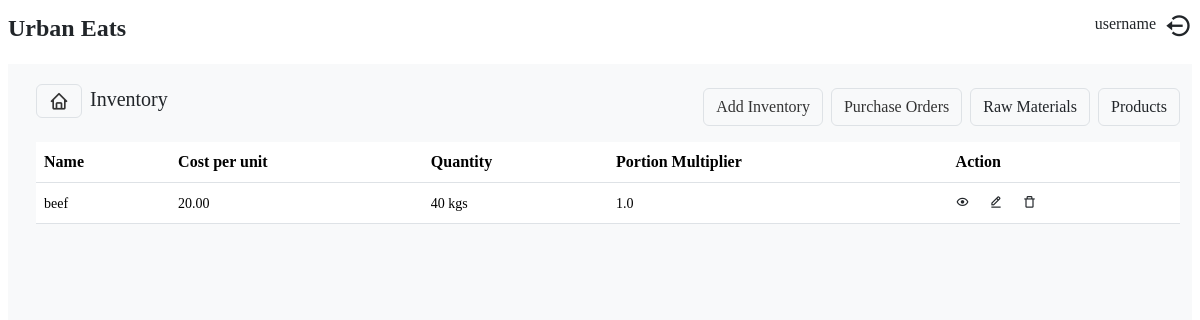
Page /inventory/products/ on the earlier database version.
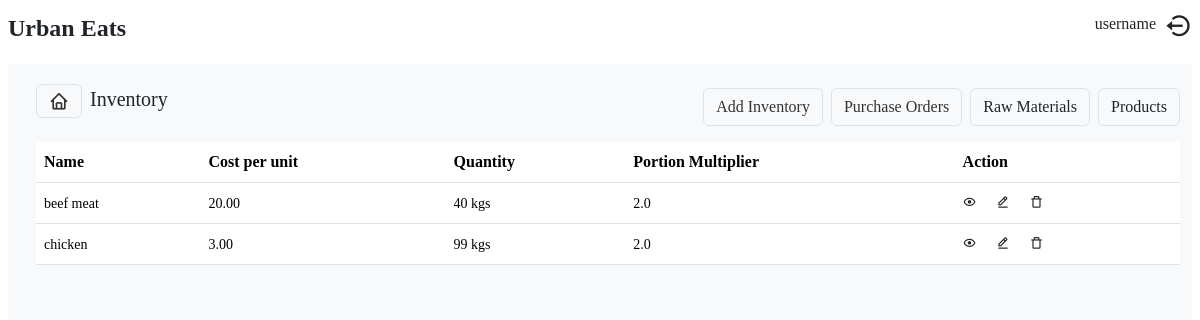
Same page on the later database version.
### inventory/models.py (models this page shows, shortened)
class Product(models.Model):
    tax_choices = [
        ('exempted', 'Exempted'),
        ('standard', 'Standard'),
        ('zero rated', 'Zero Rated')
    ]
    name = models.CharField(max_length=255)
    quantity = models.IntegerField()
    cost = models.DecimalField(max_digits=10, decimal_places=2)
    price = models.DecimalField(max_digits=10, decimal_places=2, default=1)
    unit = models.ForeignKey(UnitOfMeasurement, on_delete=models.CASCADE, null=True)
    category = models.ForeignKey(Category, on_delete=models.CASCADE)
    tax_type = models.CharField(max_length=50, choices=tax_choices)
    min_stock_level = models.IntegerField(default=0, null=True)
    portion_multiplier = models.FloatField(default=1, null=True, blank=True)
    raw_material = models.BooleanField(default=False)
    finished_product = models.BooleanField(default=False)
    description = models.TextField()
    deactivate = models.BooleanField(default=False)

class UnitOfMeasurement(models.Model):
    unit_name = models.CharField(max_length=255)
    def __str__(self) -> str:
        return self.unit_name

### inventory/views.py (the view)
# urls.py: path('products/', products, name='products'),
def products(request):
    raw_materials = Product.objects.filter(raw_material=True, quantity__gt=0)
    finished_products = Product.objects.filter(raw_material=False)
    logger.info(finished_products)
    return render(request, 'inventory/products.html',
        {
            'raw_materials':raw_materials,
            'finished_products':finished_products
        }
    )

### templates/inventory/products.html (shortened to what this page needs)
{% extends "base.html" %}
{% load static %}
{% block content %}
<div class="products m-2">
    <nav class='mt-2 d-flex align-items-center justify-content-between'>
        <div>
            <ul class="list-unstyled d-flex align-items-center">
                <li><a href='/' class='bx bx-home btn border fs-5 mt-1'></a></li>
                <li class='mx-2 fs-5'>Inventory</li>
            </ul>
        </div>
        <div>
            <ul class="list-unstyled d-flex mt-3">
                <li class="btn border mx-2">
                    <a href="{% url 'inventory:create_purchase_order' %}">Add Inventory</a>
                </li>
                <li>
                    <a href="{% url 'inventory:purchase_orders' %}" class="btn border">Purchase Orders</a>
                </li>
                <li class="btn border mx-2 inv-item" data-name="raw">Raw Materials</li>
                <li class="btn border prod inv-item" data-name="prod">Products</li>
            </ul>
        </div>
    </nav>
    <div class="tables">
        <table class="table table-hover table-responsive raw" id="raw_materials_table" style="width: 100%;">
            <thead class="bg-primary">
                <th>Name</th>
                <th>Cost per unit</th>
                <th>Quantity</th>
                <th>Portion Multiplier</th>
                <th>Action</th>
            </thead>
            <tbody>
                {% for raw_material in raw_materials  %}
                    <tr>
                        <td><small>{{ raw_material.name }}</small></td>
                        <td><small>{{ raw_material.cost}}</small></td>
                        <td><small>{{ raw_material.quantity }} {{ raw_material.unit }}</small></td>
                        <td><small>{{ raw_material.portion_multiplier }}</small></td>
                        <td>
                            <small>
                                <span>
                                    <a href="{% url 'inventory:product_detail' raw_material.id %}" class='text-dark'>
                                        <i class='bx bx-show'></i>
                                    </a>
                                </span>
                                <span class='mx-3'>
                                    <a href="{% url 'inventory:edit_inventory' raw_material.id %}" class="text-dark">
                                        <i class='bx bx-edit-alt'></i>
                                    </a>
                                </span>
                                <span>
                                    <span id='delete' data-id="" onclick="productId(this)" class="text-dark">
                                        <i class='bx bx-trash-alt'></i>
                                    </span>
                                </span>
                            </small>
                        </td>
                    </tr>
                {% endfor %}
            </tbody>
        </table>
        </div>
</div>
{% endblock content %}

Differences in the rows shown:
changed Product: name "beef" → "beef meat"; portion_multiplier "1.0" → "2.0"
added Product: name "chicken", cost "3.00", quantity "99", unit "kgs", portion_multiplier "2.0"
